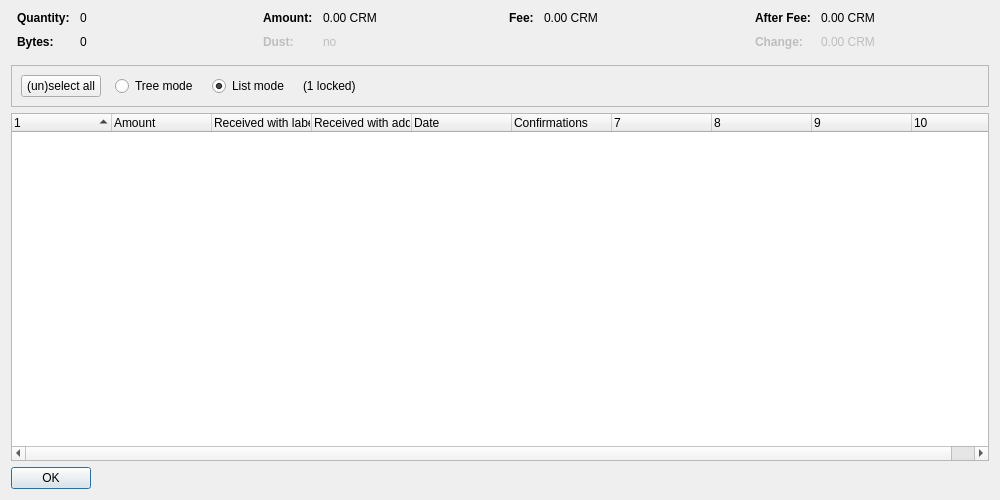
<?xml version="1.0" encoding="UTF-8"?>
<ui version="4.0">
 <class>CoinControlDialog</class>
 <widget class="QDialog" name="CoinControlDialog">
  <property name="geometry">
   <rect>
    <x>0</x>
    <y>0</y>
    <width>1000</width>
    <height>500</height>
   </rect>
  </property>
  <property name="windowTitle">
   <string>Coin Selection</string>
  </property>
  <layout class="QVBoxLayout" name="verticalLayout">
   <item>
    <layout class="QHBoxLayout" name="horizontalLayoutTop" stretch="0,0,0,0">
     <property name="topMargin">
      <number>0</number>
     </property>
     <property name="bottomMargin">
      <number>10</number>
     </property>
     <item>
      <layout class="QFormLayout" name="formLayoutCoinControl1">
       <property name="horizontalSpacing">
        <number>10</number>
       </property>
       <property name="verticalSpacing">
        <number>10</number>
       </property>
       <property name="leftMargin">
        <number>6</number>
       </property>
       <property name="rightMargin">
        <number>6</number>
       </property>
       <item row="0" column="0">
        <widget class="QLabel" name="labelCoinControlQuantityText">
         <property name="font">
          <font>
           <weight>75</weight>
           <bold>true</bold>
          </font>
         </property>
         <property name="text">
          <string>Quantity:</string>
         </property>
        </widget>
       </item>
       <item row="0" column="1">
        <widget class="QLabel" name="labelCoinControlQuantity">
         <property name="cursor">
          <cursorShape>IBeamCursor</cursorShape>
         </property>
         <property name="contextMenuPolicy">
          <enum>Qt::ActionsContextMenu</enum>
         </property>
         <property name="text">
          <string notr="true">0</string>
         </property>
         <property name="textInteractionFlags">
          <set>Qt::LinksAccessibleByMouse|Qt::TextSelectableByKeyboard|Qt::TextSelectableByMouse</set>
         </property>
        </widget>
       </item>
       <item row="1" column="0">
        <widget class="QLabel" name="labelCoinControlBytesText">
         <property name="font">
          <font>
           <weight>75</weight>
           <bold>true</bold>
          </font>
         </property>
         <property name="text">
          <string>Bytes:</string>
         </property>
        </widget>
       </item>
       <item row="1" column="1">
        <widget class="QLabel" name="labelCoinControlBytes">
         <property name="cursor">
          <cursorShape>IBeamCursor</cursorShape>
         </property>
         <property name="contextMenuPolicy">
          <enum>Qt::ActionsContextMenu</enum>
         </property>
         <property name="text">
          <string notr="true">0</string>
         </property>
         <property name="textInteractionFlags">
          <set>Qt::LinksAccessibleByMouse|Qt::TextSelectableByKeyboard|Qt::TextSelectableByMouse</set>
         </property>
        </widget>
       </item>
      </layout>
     </item>
     <item>
      <layout class="QFormLayout" name="formLayoutCoinControl2">
       <property name="horizontalSpacing">
        <number>10</number>
       </property>
       <property name="verticalSpacing">
        <number>10</number>
       </property>
       <property name="leftMargin">
        <number>6</number>
       </property>
       <property name="rightMargin">
        <number>6</number>
       </property>
       <item row="0" column="0">
        <widget class="QLabel" name="labelCoinControlAmountText">
         <property name="font">
          <font>
           <weight>75</weight>
           <bold>true</bold>
          </font>
         </property>
         <property name="text">
          <string>Amount:</string>
         </property>
        </widget>
       </item>
       <item row="0" column="1">
        <widget class="QLabel" name="labelCoinControlAmount">
         <property name="cursor">
          <cursorShape>IBeamCursor</cursorShape>
         </property>
         <property name="contextMenuPolicy">
          <enum>Qt::ActionsContextMenu</enum>
         </property>
         <property name="text">
          <string notr="true">0.00 CRM</string>
         </property>
         <property name="textInteractionFlags">
          <set>Qt::LinksAccessibleByMouse|Qt::TextSelectableByKeyboard|Qt::TextSelectableByMouse</set>
         </property>
        </widget>
       </item>
       <item row="1" column="0">
        <widget class="QLabel" name="labelCoinControlLowOutputText">
         <property name="enabled">
          <bool>false</bool>
         </property>
         <property name="font">
          <font>
           <weight>75</weight>
           <bold>true</bold>
          </font>
         </property>
         <property name="text">
          <string>Dust:</string>
         </property>
        </widget>
       </item>
       <item row="1" column="1">
        <widget class="QLabel" name="labelCoinControlLowOutput">
         <property name="enabled">
          <bool>false</bool>
         </property>
         <property name="cursor">
          <cursorShape>IBeamCursor</cursorShape>
         </property>
         <property name="contextMenuPolicy">
          <enum>Qt::ActionsContextMenu</enum>
         </property>
         <property name="text">
          <string notr="true">no</string>
         </property>
         <property name="textInteractionFlags">
          <set>Qt::LinksAccessibleByMouse|Qt::TextSelectableByKeyboard|Qt::TextSelectableByMouse</set>
         </property>
        </widget>
       </item>
      </layout>
     </item>
     <item>
      <layout class="QFormLayout" name="formLayoutCoinControl3">
       <property name="horizontalSpacing">
        <number>10</number>
       </property>
       <property name="verticalSpacing">
        <number>10</number>
       </property>
       <property name="leftMargin">
        <number>6</number>
       </property>
       <property name="rightMargin">
        <number>6</number>
       </property>
       <item row="0" column="0">
        <widget class="QLabel" name="labelCoinControlFeeText">
         <property name="font">
          <font>
           <weight>75</weight>
           <bold>true</bold>
          </font>
         </property>
         <property name="text">
          <string>Fee:</string>
         </property>
        </widget>
       </item>
       <item row="0" column="1">
        <widget class="QLabel" name="labelCoinControlFee">
         <property name="cursor">
          <cursorShape>IBeamCursor</cursorShape>
         </property>
         <property name="contextMenuPolicy">
          <enum>Qt::ActionsContextMenu</enum>
         </property>
         <property name="text">
          <string notr="true">0.00 CRM</string>
         </property>
         <property name="textInteractionFlags">
          <set>Qt::LinksAccessibleByMouse|Qt::TextSelectableByKeyboard|Qt::TextSelectableByMouse</set>
         </property>
        </widget>
       </item>
      </layout>
     </item>
     <item>
      <layout class="QFormLayout" name="formLayoutCoinControl4">
       <property name="horizontalSpacing">
        <number>10</number>
       </property>
       <property name="verticalSpacing">
        <number>10</number>
       </property>
       <property name="leftMargin">
        <number>6</number>
       </property>
       <property name="rightMargin">
        <number>6</number>
       </property>
       <item row="0" column="0">
        <widget class="QLabel" name="labelCoinControlAfterFeeText">
         <property name="font">
          <font>
           <weight>75</weight>
           <bold>true</bold>
          </font>
         </property>
         <property name="text">
          <string>After Fee:</string>
         </property>
        </widget>
       </item>
       <item row="0" column="1">
        <widget class="QLabel" name="labelCoinControlAfterFee">
         <property name="cursor">
          <cursorShape>IBeamCursor</cursorShape>
         </property>
         <property name="contextMenuPolicy">
          <enum>Qt::ActionsContextMenu</enum>
         </property>
         <property name="text">
          <string notr="true">0.00 CRM</string>
         </property>
         <property name="textInteractionFlags">
          <set>Qt::LinksAccessibleByMouse|Qt::TextSelectableByKeyboard|Qt::TextSelectableByMouse</set>
         </property>
        </widget>
       </item>
       <item row="1" column="0">
        <widget class="QLabel" name="labelCoinControlChangeText">
         <property name="enabled">
          <bool>false</bool>
         </property>
         <property name="font">
          <font>
           <weight>75</weight>
           <bold>true</bold>
          </font>
         </property>
         <property name="text">
          <string>Change:</string>
         </property>
        </widget>
       </item>
       <item row="1" column="1">
        <widget class="QLabel" name="labelCoinControlChange">
         <property name="enabled">
          <bool>false</bool>
         </property>
         <property name="cursor">
          <cursorShape>IBeamCursor</cursorShape>
         </property>
         <property name="contextMenuPolicy">
          <enum>Qt::ActionsContextMenu</enum>
         </property>
         <property name="text">
          <string notr="true">0.00 CRM</string>
         </property>
         <property name="textInteractionFlags">
          <set>Qt::LinksAccessibleByMouse|Qt::TextSelectableByKeyboard|Qt::TextSelectableByMouse</set>
         </property>
        </widget>
       </item>
      </layout>
     </item>
    </layout>
   </item>
   <item>
    <widget class="QFrame" name="frame">
     <property name="minimumSize">
      <size>
       <width>0</width>
       <height>40</height>
      </size>
     </property>
     <property name="frameShape">
      <enum>QFrame::StyledPanel</enum>
     </property>
     <property name="frameShadow">
      <enum>QFrame::Sunken</enum>
     </property>
     <layout class="QHBoxLayout" name="horizontalLayout">
      <item>
       <layout class="QHBoxLayout" name="horizontalLayoutPanel" stretch="0,0,0,0,0">
        <property name="spacing">
         <number>14</number>
        </property>
        <item>
         <widget class="QPushButton" name="pushButtonSelectAll">
          <property name="sizePolicy">
           <sizepolicy hsizetype="Maximum" vsizetype="Fixed">
            <horstretch>0</horstretch>
            <verstretch>0</verstretch>
           </sizepolicy>
          </property>
          <property name="text">
           <string>(un)select all</string>
          </property>
          <property name="autoDefault">
           <bool>false</bool>
          </property>
         </widget>
        </item>
        <item>
         <widget class="QRadioButton" name="radioTreeMode">
          <property name="sizePolicy">
           <sizepolicy hsizetype="Maximum" vsizetype="Fixed">
            <horstretch>0</horstretch>
            <verstretch>0</verstretch>
           </sizepolicy>
          </property>
          <property name="text">
           <string>Tree mode</string>
          </property>
         </widget>
        </item>
        <item>
         <widget class="QRadioButton" name="radioListMode">
          <property name="sizePolicy">
           <sizepolicy hsizetype="Maximum" vsizetype="Fixed">
            <horstretch>0</horstretch>
            <verstretch>0</verstretch>
           </sizepolicy>
          </property>
          <property name="text">
           <string>List mode</string>
          </property>
          <property name="checked">
           <bool>true</bool>
          </property>
         </widget>
        </item>
        <item>
         <widget class="QLabel" name="labelLocked">
          <property name="text">
           <string notr="true">(1 locked)</string>
          </property>
         </widget>
        </item>
        <item>
         <spacer name="horizontalSpacer">
          <property name="orientation">
           <enum>Qt::Horizontal</enum>
          </property>
          <property name="sizeHint" stdset="0">
           <size>
            <width>40</width>
            <height>20</height>
           </size>
          </property>
         </spacer>
        </item>
       </layout>
      </item>
     </layout>
    </widget>
   </item>
   <item>
    <widget class="CoinControlTreeWidget" name="treeWidget">
     <property name="contextMenuPolicy">
      <enum>Qt::CustomContextMenu</enum>
     </property>
     <property name="sortingEnabled">
      <bool>false</bool>
     </property>
     <property name="columnCount">
      <number>10</number>
     </property>
     <attribute name="headerShowSortIndicator" stdset="0">
      <bool>true</bool>
     </attribute>
     <attribute name="headerStretchLastSection">
      <bool>false</bool>
     </attribute>
     <column>
      <property name="text">
       <string/>
      </property>
     </column>
     <column>
      <property name="text">
       <string>Amount</string>
      </property>
     </column>
     <column>
      <property name="text">
       <string>Received with label</string>
      </property>
     </column>
     <column>
      <property name="text">
       <string>Received with address</string>
      </property>
     </column>
     <column>
      <property name="text">
       <string>Date</string>
      </property>
     </column>
     <column>
      <property name="text">
       <string>Confirmations</string>
      </property>
      <property name="toolTip">
       <string>Confirmed</string>
      </property>
     </column>
     <column>
      <property name="text">
       <string/>
      </property>
     </column>
     <column>
      <property name="text">
       <string/>
      </property>
     </column>
     <column>
      <property name="text">
       <string/>
      </property>
     </column>
     <column>
      <property name="text">
       <string/>
      </property>
     </column>
    </widget>
   </item>
   <item>
    <widget class="QDialogButtonBox" name="buttonBox">
     <property name="sizePolicy">
      <sizepolicy hsizetype="Maximum" vsizetype="Fixed">
       <horstretch>0</horstretch>
       <verstretch>0</verstretch>
      </sizepolicy>
     </property>
     <property name="orientation">
      <enum>Qt::Horizontal</enum>
     </property>
     <property name="standardButtons">
      <set>QDialogButtonBox::Ok</set>
     </property>
    </widget>
   </item>
  </layout>
 </widget>
 <customwidgets>
  <customwidget>
   <class>CoinControlTreeWidget</class>
   <extends>QTreeWidget</extends>
   <header>qt/coincontroltreewidget.h</header>
  </customwidget>
 </customwidgets>
 <resources/>
 <connections/>
</ui>
